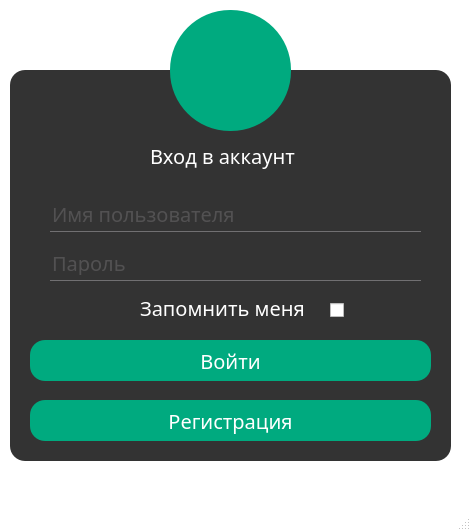
<?xml version="1.0" encoding="UTF-8"?>
<ui version="4.0">
 <class>MainWindow</class>
 <widget class="QMainWindow" name="MainWindow">
  <property name="geometry">
   <rect>
    <x>0</x>
    <y>0</y>
    <width>471</width>
    <height>531</height>
   </rect>
  </property>
  <property name="windowTitle">
   <string>MainWindow</string>
  </property>
  <property name="styleSheet">
   <string notr="true">*{
	font-family: century gothic;
	font-size: 20px;
}
#exitButton{
	/*background-color: red;*/
	border-radius: 15px;
	background-size: 5px;
}
QMainWindow{
	background-color: transparent;
}
#passwordText{
	type: password;
}
QFrame{
	background: #333;
	border-radius: 15px;
}
QPushButton{
	border-radius: 15px;
	background: rgb(0, 170, 127);
	color: white;
}
QPushButton:hover{
	background: #333;
	color:  rgb(0, 170, 127);
}
#toolButton{
	border-radius: 60px;
	background:  rgb(0, 170, 127);
}
QLabel{
	color: white;
}
QLineEdit{
	padding-bottom: 5px;
	background: transparent;
	border: none;
	color: #717072;
	border-bottom: 1px solid #717072;
}</string>
  </property>
  <widget class="QWidget" name="centralwidget">
   <widget class="QFrame" name="frame">
    <property name="geometry">
     <rect>
      <x>10</x>
      <y>70</y>
      <width>441</width>
      <height>391</height>
     </rect>
    </property>
    <property name="frameShape">
     <enum>QFrame::StyledPanel</enum>
    </property>
    <property name="frameShadow">
     <enum>QFrame::Raised</enum>
    </property>
    <widget class="QLabel" name="label">
     <property name="geometry">
      <rect>
       <x>140</x>
       <y>60</y>
       <width>161</width>
       <height>51</height>
      </rect>
     </property>
     <property name="text">
      <string>Вход в аккаунт</string>
     </property>
    </widget>
    <widget class="QPushButton" name="loginButton">
     <property name="geometry">
      <rect>
       <x>20</x>
       <y>270</y>
       <width>401</width>
       <height>41</height>
      </rect>
     </property>
     <property name="text">
      <string>Войти</string>
     </property>
    </widget>
    <widget class="QPushButton" name="registrateButton">
     <property name="geometry">
      <rect>
       <x>20</x>
       <y>330</y>
       <width>401</width>
       <height>41</height>
      </rect>
     </property>
     <property name="text">
      <string>Регистрация</string>
     </property>
    </widget>
    <widget class="QLineEdit" name="usernameText">
     <property name="geometry">
      <rect>
       <x>40</x>
       <y>131</y>
       <width>371</width>
       <height>31</height>
      </rect>
     </property>
     <property name="text">
      <string/>
     </property>
     <property name="placeholderText">
      <string>Имя пользователя</string>
     </property>
    </widget>
    <widget class="QLineEdit" name="passwordText">
     <property name="geometry">
      <rect>
       <x>40</x>
       <y>180</y>
       <width>371</width>
       <height>31</height>
      </rect>
     </property>
     <property name="inputMask">
      <string/>
     </property>
     <property name="text">
      <string/>
     </property>
     <property name="echoMode">
      <enum>QLineEdit::Password</enum>
     </property>
     <property name="placeholderText">
      <string>Пароль</string>
     </property>
    </widget>
    <widget class="QToolButton" name="exitButton">
     <property name="geometry">
      <rect>
       <x>390</x>
       <y>20</y>
       <width>41</width>
       <height>31</height>
      </rect>
     </property>
     <property name="text">
      <string/>
     </property>
     <property name="icon">
      <iconset>
       <normaloff>cross.png</normaloff>cross.png</iconset>
     </property>
     <property name="shortcut">
      <string/>
     </property>
     <property name="autoRepeatDelay">
      <number>300</number>
     </property>
    </widget>
    <widget class="QCheckBox" name="rememberMe">
     <property name="geometry">
      <rect>
       <x>320</x>
       <y>230</y>
       <width>21</width>
       <height>20</height>
      </rect>
     </property>
     <property name="text">
      <string/>
     </property>
    </widget>
    <widget class="QLabel" name="label_2">
     <property name="geometry">
      <rect>
       <x>130</x>
       <y>230</y>
       <width>181</width>
       <height>16</height>
      </rect>
     </property>
     <property name="text">
      <string>Запомнить меня</string>
     </property>
    </widget>
    <widget class="QScrollArea" name="users">
     <property name="geometry">
      <rect>
       <x>70</x>
       <y>100</y>
       <width>311</width>
       <height>221</height>
      </rect>
     </property>
     <property name="styleSheet">
      <string notr="true">background: transparent;</string>
     </property>
     <property name="widgetResizable">
      <bool>true</bool>
     </property>
     <widget class="QWidget" name="scrollAreaWidgetContents">
      <property name="geometry">
       <rect>
        <x>0</x>
        <y>0</y>
        <width>311</width>
        <height>221</height>
       </rect>
      </property>
     </widget>
    </widget>
   </widget>
   <widget class="QToolButton" name="toolButton">
    <property name="geometry">
     <rect>
      <x>170</x>
      <y>10</y>
      <width>121</width>
      <height>121</height>
     </rect>
    </property>
    <property name="text">
     <string/>
    </property>
   </widget>
  </widget>
  <widget class="QMenuBar" name="menubar">
   <property name="geometry">
    <rect>
     <x>0</x>
     <y>0</y>
     <width>471</width>
     <height>29</height>
    </rect>
   </property>
  </widget>
  <widget class="QStatusBar" name="statusbar"/>
 </widget>
 <resources/>
 <connections/>
</ui>
